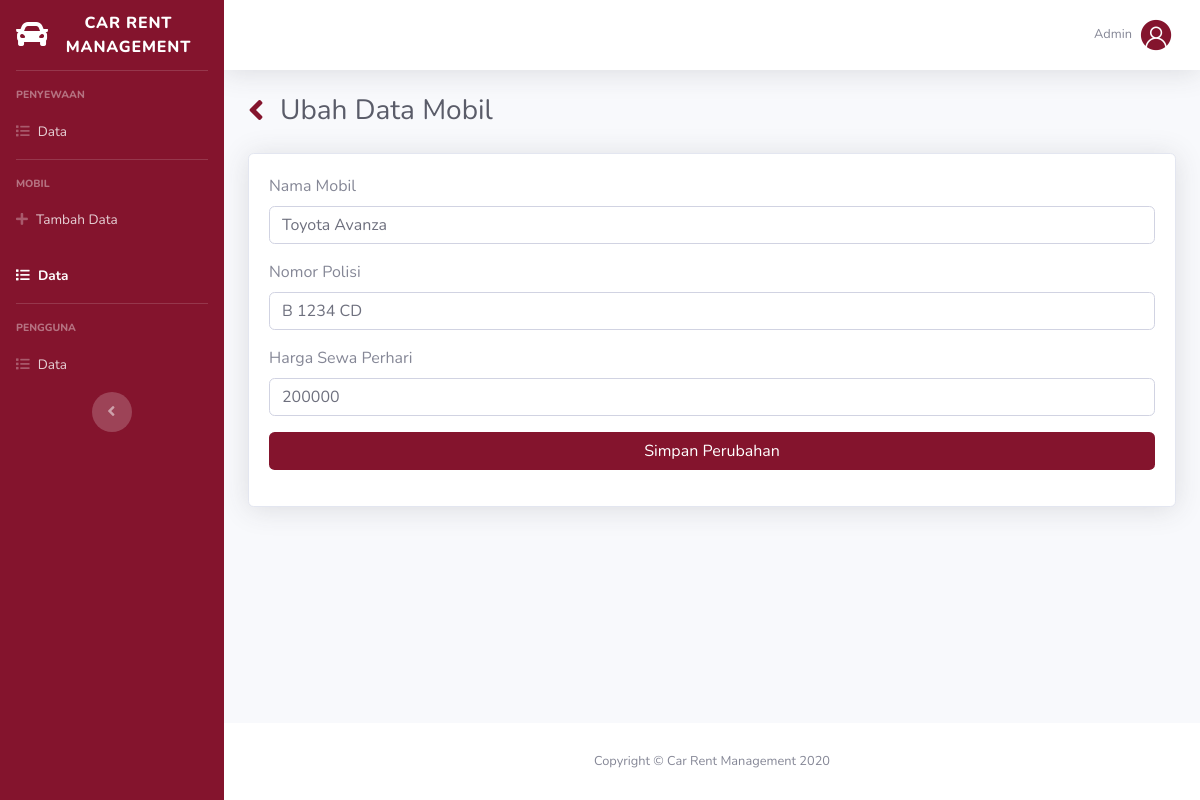
The page /admin/car-edit.php?id=1 (signed in) on the database its author committed.
### tables this page shows
CREATE TABLE `cars` (
  `id` int(11) NOT NULL,
  `name` varchar(255) NOT NULL,
  `number` varchar(32) NOT NULL,
  `price` int(20) NOT NULL,
  `image` text NOT NULL
);

### admin/car-edit.php (the view, shortened to what this page needs)
<?php
  require '../config/connection.php';
  $id = $_GET['id'];
  $queryData = mysqli_query($conn, "SELECT * FROM cars WHERE id='$id' ");
  $item = mysqli_fetch_assoc($queryData);
?>
<!DOCTYPE html>
<html lang="en">
<head>
  <link rel="stylesheet" href="../assets/plugins/fontawesome-free/css/all.min.css">
  <link rel="stylesheet" href="../assets/css/admin/sb-admin-2.min.css">
  <link rel="stylesheet" href="../assets/css/admin.css">
</head>
<body id="page-top">
  <div id="wrapper">
    <ul class="navbar-nav bg-gradient-primary sidebar sidebar-dark accordion" id="accordionSidebar">
      <a class="sidebar-brand d-flex align-items-center justify-content-center" href="#">
        <div class="sidebar-brand-icon">
          <i class="fas fa-car"></i>
        </div>
        <div class="sidebar-brand-text mx-3">Car Rent Management</div>
      </a>
      <hr class="sidebar-divider">
      <div class="sidebar-heading">Penyewaan</div>
      <li class="nav-item">
        <a class="nav-link" href="index.php">
          <i class="fas fa-list"></i>
          <span>Data</span></a>
      </li>
      <hr class="sidebar-divider">
      <div class="sidebar-heading">Mobil</div>
      <li class="nav-item">
        <a class="nav-link" href="add-car.php">
          <i class="fas fa-plus"></i>
          <span>Tambah Data</span></a>
      </li>
      <li class="nav-item active">
        <a class="nav-link" href="car-data.php">
          <i class="fas fa-list"></i>
          <span>Data</span></a>
      </li>
      <hr class="sidebar-divider">
      <div class="sidebar-heading">Pengguna</div>
      <li class="nav-item">
        <a class="nav-link" href="user-data.php">
          <i class="fas fa-list"></i>
          <span>Data</span></a>
      </li>
      <div class="text-center d-none d-md-inline">
        <button class="rounded-circle border-0" id="sidebarToggle"></button>
      </div>
    </ul>
    <div id="content-wrapper" class="d-flex flex-column">
      <div id="content">
        <nav class="navbar navbar-expand navbar-light bg-white topbar mb-4 static-top shadow">
          <ul class="navbar-nav ml-auto">
            <li class="nav-item dropdown no-arrow">
              <a class="nav-link dropdown-toggle" href="#" id="userDropdown" role="button" data-toggle="dropdown" aria-haspopup="true" aria-expanded="false">
                <span class="mr-2 d-none d-lg-inline text-gray-600 small">Admin</span>
                <img class="img-profile rounded-circle" src="../assets/img/profile.png">
              </a>
            </li>
          </ul>
        </nav>
        <div class="container-fluid">
          <div class="d-sm-flex mb-4">
            <a href="car-data.php" class="mr-3 a-btn-color-primary">
              <i class="fas fa-angle-left fa-2x"></i>
            </a>
            <h1 class="h3 mb-0 text-gray-800">Ubah Data Mobil</h1>
          </div>
          <div class="row">
            <div class="col-md-12">
              <div class="card shadow mb-4">
                <div class="card-body">
                  <form action="../config/admin/car-edit.php" method="post">
                    <div class="form-group">
                      <label>Nama Mobil</label>
                      <input type="text" class="form-control" name="name" id="" value="<?= $item['name'] ?>">
                    </div>
                    <div class="form-group">
                      <label>Nomor Polisi</label>
                      <input type="text" class="form-control" name="police_number" id="" value="<?= $item['number'] ?>">
                    </div>
                    <div class="form-group">
                      <label>Harga Sewa Perhari</label>
                      <input type="number" class="form-control" name="price" id="" value="<?= $item['price'] ?>">
                    </div>
                    <div class="form-group">
                      <button type="submit" class="btn btn-color-primary btn-block">Simpan Perubahan</button>
                    </div>
                  </form>
                </div>
              </div>
            </div>
          </div>
        </div>
      </div>
      <footer class="sticky-footer bg-white">
        <div class="container my-auto">
          <div class="copyright text-center my-auto">
            <span>Copyright &copy; Car Rent Management 2020</span>
          </div>
        </div>
      </footer>
    </div>
  </div>
</body>
</html>

### assets/css/admin.css (style rules this page uses)
.bg-gradient-primary { background-color: #84142d; background-image: none; }
.a-btn-color-primary { color: #84142d; }
.btn-color-primary { background-color: #84142d; color: white; }

### rows shown on the page
cars: name "Toyota Avanza", police_number "B 1234 CD", price "200000"
